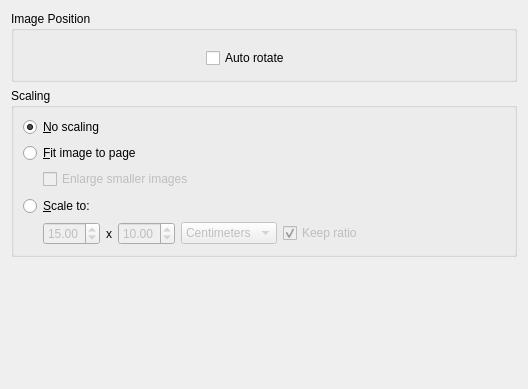
<ui version="4.0" >
 <class>PrintOptionsPage</class>
 <widget class="QWidget" name="PrintOptionsPage" >
  <property name="geometry" >
   <rect>
    <x>0</x>
    <y>0</y>
    <width>528</width>
    <height>389</height>
   </rect>
  </property>
  <property name="windowTitle" >
   <string>Image Settings</string>
  </property>
  <layout class="QVBoxLayout" name="verticalLayout_2" >
   <item>
    <widget class="QGroupBox" name="groupBox_2" >
     <property name="title" >
      <string>Image Position</string>
     </property>
     <property name="flat" >
      <bool>true</bool>
     </property>
     <layout class="QHBoxLayout" name="horizontalLayout" >
      <item>
       <widget class="QFrame" name="mPositionFrame" />
      </item>
      <item>
       <spacer>
        <property name="orientation" >
         <enum>Qt::Horizontal</enum>
        </property>
        <property name="sizeHint" stdset="0" >
         <size>
          <width>40</width>
          <height>20</height>
         </size>
        </property>
       </spacer>
      </item>
      <item>
       <layout class="QVBoxLayout" name="verticalLayout" >
        <item>
         <widget class="QWidget" name="cmbox" />
        </item>
        <item>
         <widget class="QCheckBox" name="kcfg_PrintAutoRotate" >
          <property name="text" >
           <string>Auto rotate</string>
          </property>
         </widget>
        </item>
       </layout>
      </item>
      <item>
       <spacer name="spacer" >
        <property name="orientation" >
         <enum>Qt::Horizontal</enum>
        </property>
        <property name="sizeHint" stdset="0" >
         <size>
          <width>213</width>
          <height>20</height>
         </size>
        </property>
       </spacer>
      </item>
     </layout>
    </widget>
   </item>
   <item>
    <widget class="QGroupBox" name="groupBox" >
     <property name="title" >
      <string>Scaling</string>
     </property>
     <property name="flat" >
      <bool>true</bool>
     </property>
     <layout class="QVBoxLayout" >
      <property name="spacing" >
       <number>6</number>
      </property>
      <property name="margin" >
       <number>9</number>
      </property>
      <item>
       <widget class="QRadioButton" name="mNoScale" >
        <property name="text" >
         <string>&amp;No scaling</string>
        </property>
        <property name="checked" >
         <bool>true</bool>
        </property>
       </widget>
      </item>
      <item>
       <widget class="QRadioButton" name="mScaleToPage" >
        <property name="text" >
         <string>&amp;Fit image to page</string>
        </property>
        <property name="checked" >
         <bool>false</bool>
        </property>
       </widget>
      </item>
      <item>
       <layout class="QHBoxLayout" >
        <property name="spacing" >
         <number>6</number>
        </property>
        <property name="margin" >
         <number>0</number>
        </property>
        <item>
         <spacer>
          <property name="orientation" >
           <enum>Qt::Horizontal</enum>
          </property>
          <property name="sizeType" >
           <enum>QSizePolicy::Fixed</enum>
          </property>
          <property name="sizeHint" stdset="0" >
           <size>
            <width>20</width>
            <height>20</height>
           </size>
          </property>
         </spacer>
        </item>
        <item>
         <widget class="QCheckBox" name="kcfg_PrintEnlargeSmallerImages" >
          <property name="enabled" >
           <bool>false</bool>
          </property>
          <property name="text" >
           <string>Enlarge smaller images</string>
          </property>
         </widget>
        </item>
        <item>
         <spacer>
          <property name="orientation" >
           <enum>Qt::Horizontal</enum>
          </property>
          <property name="sizeType" >
           <enum>QSizePolicy::Expanding</enum>
          </property>
          <property name="sizeHint" stdset="0" >
           <size>
            <width>240</width>
            <height>21</height>
           </size>
          </property>
         </spacer>
        </item>
       </layout>
      </item>
      <item>
       <widget class="QRadioButton" name="mScaleTo" >
        <property name="text" >
         <string>&amp;Scale to:</string>
        </property>
       </widget>
      </item>
      <item>
       <layout class="QHBoxLayout" >
        <property name="spacing" >
         <number>6</number>
        </property>
        <property name="margin" >
         <number>0</number>
        </property>
        <item>
         <spacer>
          <property name="orientation" >
           <enum>Qt::Horizontal</enum>
          </property>
          <property name="sizeType" >
           <enum>QSizePolicy::Fixed</enum>
          </property>
          <property name="sizeHint" stdset="0" >
           <size>
            <width>20</width>
            <height>20</height>
           </size>
          </property>
         </spacer>
        </item>
        <item>
         <widget class="QDoubleSpinBox" name="kcfg_PrintWidth" >
          <property name="enabled" >
           <bool>false</bool>
          </property>
          <property name="value" >
           <double>15.000000000000000</double>
          </property>
         </widget>
        </item>
        <item>
         <widget class="QLabel" name="textLabel2" >
          <property name="text" >
           <string comment="Dimension separator, as in: '15 x 10 centimeters'" >x</string>
          </property>
          <property name="wordWrap" >
           <bool>false</bool>
          </property>
         </widget>
        </item>
        <item>
         <widget class="QDoubleSpinBox" name="kcfg_PrintHeight" >
          <property name="enabled" >
           <bool>false</bool>
          </property>
          <property name="value" >
           <double>10.000000000000000</double>
          </property>
         </widget>
        </item>
        <item>
         <widget class="QComboBox" name="kcfg_PrintUnit" >
          <property name="enabled" >
           <bool>false</bool>
          </property>
          <property name="currentIndex" >
           <number>1</number>
          </property>
          <item>
           <property name="text" >
            <string>Millimeters</string>
           </property>
          </item>
          <item>
           <property name="text" >
            <string>Centimeters</string>
           </property>
          </item>
          <item>
           <property name="text" >
            <string>Inches</string>
           </property>
          </item>
         </widget>
        </item>
        <item>
         <widget class="QCheckBox" name="kcfg_PrintKeepRatio" >
          <property name="enabled" >
           <bool>false</bool>
          </property>
          <property name="text" >
           <string>Keep ratio</string>
          </property>
          <property name="checked" >
           <bool>true</bool>
          </property>
         </widget>
        </item>
        <item>
         <spacer>
          <property name="orientation" >
           <enum>Qt::Horizontal</enum>
          </property>
          <property name="sizeType" >
           <enum>QSizePolicy::Expanding</enum>
          </property>
          <property name="sizeHint" stdset="0" >
           <size>
            <width>16</width>
            <height>20</height>
           </size>
          </property>
         </spacer>
        </item>
       </layout>
      </item>
     </layout>
     <zorder>mNoScale</zorder>
     <zorder>mScaleToPage</zorder>
     <zorder>mScaleTo</zorder>
     <zorder>kcfg_PrintAutoRotate</zorder>
    </widget>
   </item>
   <item>
    <spacer>
     <property name="orientation" >
      <enum>Qt::Vertical</enum>
     </property>
     <property name="sizeHint" stdset="0" >
      <size>
       <width>493</width>
       <height>16</height>
      </size>
     </property>
    </spacer>
   </item>
  </layout>
 </widget>
 <layoutdefault spacing="6" margin="11" />
  <customwidgets>
  <customwidget>
  </customwidget>
 </customwidgets>
 <resources/>
 <connections>
  <connection>
   <sender>mScaleTo</sender>
   <signal>toggled(bool)</signal>
   <receiver>kcfg_PrintUnit</receiver>
   <slot>setEnabled(bool)</slot>
   <hints>
    <hint type="sourcelabel" >
     <x>20</x>
     <y>20</y>
    </hint>
    <hint type="destinationlabel" >
     <x>20</x>
     <y>20</y>
    </hint>
   </hints>
  </connection>
  <connection>
   <sender>mScaleTo</sender>
   <signal>toggled(bool)</signal>
   <receiver>kcfg_PrintKeepRatio</receiver>
   <slot>setEnabled(bool)</slot>
   <hints>
    <hint type="sourcelabel" >
     <x>20</x>
     <y>20</y>
    </hint>
    <hint type="destinationlabel" >
     <x>20</x>
     <y>20</y>
    </hint>
   </hints>
  </connection>
  <connection>
   <sender>mScaleToPage</sender>
   <signal>toggled(bool)</signal>
   <receiver>kcfg_PrintEnlargeSmallerImages</receiver>
   <slot>setEnabled(bool)</slot>
   <hints>
    <hint type="sourcelabel" >
     <x>20</x>
     <y>20</y>
    </hint>
    <hint type="destinationlabel" >
     <x>20</x>
     <y>20</y>
    </hint>
   </hints>
  </connection>
  <connection>
   <sender>mScaleTo</sender>
   <signal>toggled(bool)</signal>
   <receiver>kcfg_PrintWidth</receiver>
   <slot>setEnabled(bool)</slot>
   <hints>
    <hint type="sourcelabel" >
     <x>20</x>
     <y>20</y>
    </hint>
    <hint type="destinationlabel" >
     <x>20</x>
     <y>20</y>
    </hint>
   </hints>
  </connection>
  <connection>
   <sender>mScaleTo</sender>
   <signal>toggled(bool)</signal>
   <receiver>kcfg_PrintHeight</receiver>
   <slot>setEnabled(bool)</slot>
   <hints>
    <hint type="sourcelabel" >
     <x>20</x>
     <y>20</y>
    </hint>
    <hint type="destinationlabel" >
     <x>20</x>
     <y>20</y>
    </hint>
   </hints>
  </connection>
 </connections>
</ui>
